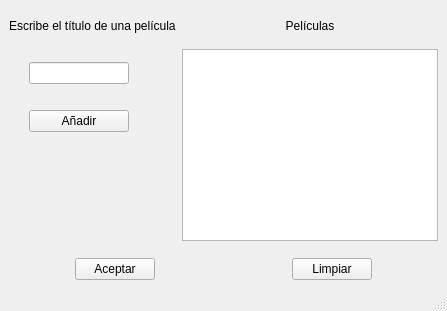
<?xml version="1.0" encoding="UTF-8"?>
<ui version="4.0">
 <class>MainWindow</class>
 <widget class="QMainWindow" name="MainWindow">
  <property name="geometry">
   <rect>
    <x>0</x>
    <y>0</y>
    <width>447</width>
    <height>311</height>
   </rect>
  </property>
  <property name="sizePolicy">
   <sizepolicy hsizetype="Fixed" vsizetype="Fixed">
    <horstretch>0</horstretch>
    <verstretch>0</verstretch>
   </sizepolicy>
  </property>
  <property name="maximumSize">
   <size>
    <width>447</width>
    <height>311</height>
   </size>
  </property>
  <property name="windowTitle">
   <string>Películas</string>
  </property>
  <property name="windowIcon">
   <iconset resource="Recursos/Recursos.qrc">
    <normaloff>:/iconos/movie.png</normaloff>:/iconos/movie.png</iconset>
  </property>
  <widget class="QWidget" name="centralwidget">
   <property name="sizePolicy">
    <sizepolicy hsizetype="Fixed" vsizetype="Fixed">
     <horstretch>0</horstretch>
     <verstretch>0</verstretch>
    </sizepolicy>
   </property>
   <layout class="QVBoxLayout" name="verticalLayout_3">
    <item>
     <layout class="QVBoxLayout" name="verticalLayout_2">
      <item>
       <layout class="QFormLayout" name="formLayout">
        <item row="0" column="0">
         <widget class="QLabel" name="label">
          <property name="text">
           <string>Escribe el título de una película</string>
          </property>
         </widget>
        </item>
        <item row="0" column="1">
         <widget class="QLabel" name="label_2">
          <property name="sizePolicy">
           <sizepolicy hsizetype="Preferred" vsizetype="Fixed">
            <horstretch>0</horstretch>
            <verstretch>0</verstretch>
           </sizepolicy>
          </property>
          <property name="text">
           <string>Películas</string>
          </property>
          <property name="alignment">
           <set>Qt::AlignCenter</set>
          </property>
         </widget>
        </item>
        <item row="1" column="0">
         <layout class="QVBoxLayout" name="verticalLayout">
          <property name="leftMargin">
           <number>20</number>
          </property>
          <property name="topMargin">
           <number>0</number>
          </property>
          <property name="rightMargin">
           <number>20</number>
          </property>
          <item>
           <spacer name="verticalSpacer_2">
            <property name="orientation">
             <enum>Qt::Vertical</enum>
            </property>
            <property name="sizeType">
             <enum>QSizePolicy::Fixed</enum>
            </property>
            <property name="sizeHint" stdset="0">
             <size>
              <width>20</width>
              <height>13</height>
             </size>
            </property>
           </spacer>
          </item>
          <item>
           <widget class="QLineEdit" name="linePeliculas">
            <property name="sizePolicy">
             <sizepolicy hsizetype="Maximum" vsizetype="Fixed">
              <horstretch>0</horstretch>
              <verstretch>0</verstretch>
             </sizepolicy>
            </property>
           </widget>
          </item>
          <item>
           <spacer name="verticalSpacer">
            <property name="orientation">
             <enum>Qt::Vertical</enum>
            </property>
            <property name="sizeType">
             <enum>QSizePolicy::Fixed</enum>
            </property>
            <property name="sizeHint" stdset="0">
             <size>
              <width>20</width>
              <height>20</height>
             </size>
            </property>
           </spacer>
          </item>
          <item>
           <widget class="QPushButton" name="botonAdd">
            <property name="sizePolicy">
             <sizepolicy hsizetype="Fixed" vsizetype="Fixed">
              <horstretch>0</horstretch>
              <verstretch>0</verstretch>
             </sizepolicy>
            </property>
            <property name="maximumSize">
             <size>
              <width>100</width>
              <height>16777215</height>
             </size>
            </property>
            <property name="layoutDirection">
             <enum>Qt::LeftToRight</enum>
            </property>
            <property name="text">
             <string>Añadir</string>
            </property>
            <property name="icon">
             <iconset resource="Recursos/Recursos.qrc">
              <normaloff>:/iconos/add.png</normaloff>:/iconos/add.png</iconset>
            </property>
            <property name="iconSize">
             <size>
              <width>13</width>
              <height>13</height>
             </size>
            </property>
           </widget>
          </item>
         </layout>
        </item>
        <item row="1" column="1">
         <widget class="QListWidget" name="listPeliculas"/>
        </item>
       </layout>
      </item>
      <item>
       <layout class="QHBoxLayout" name="horizontalLayout">
        <item alignment="Qt::AlignHCenter">
         <widget class="QPushButton" name="pushButton">
          <property name="text">
           <string>Aceptar</string>
          </property>
          <property name="icon">
           <iconset resource="Recursos/Recursos.qrc">
            <normaloff>:/iconos/check.png</normaloff>:/iconos/check.png</iconset>
          </property>
         </widget>
        </item>
        <item alignment="Qt::AlignHCenter">
         <widget class="QPushButton" name="pushButton_2">
          <property name="text">
           <string>Limpiar</string>
          </property>
          <property name="icon">
           <iconset resource="Recursos/Recursos.qrc">
            <normaloff>:/iconos/brush.png</normaloff>:/iconos/brush.png</iconset>
          </property>
         </widget>
        </item>
       </layout>
      </item>
     </layout>
    </item>
   </layout>
  </widget>
  <widget class="QMenuBar" name="menubar">
   <property name="geometry">
    <rect>
     <x>0</x>
     <y>0</y>
     <width>447</width>
     <height>22</height>
    </rect>
   </property>
  </widget>
  <widget class="QStatusBar" name="statusbar"/>
 </widget>
 <resources>
  <include location="Recursos/Recursos.qrc"/>
 </resources>
 <connections/>
</ui>
